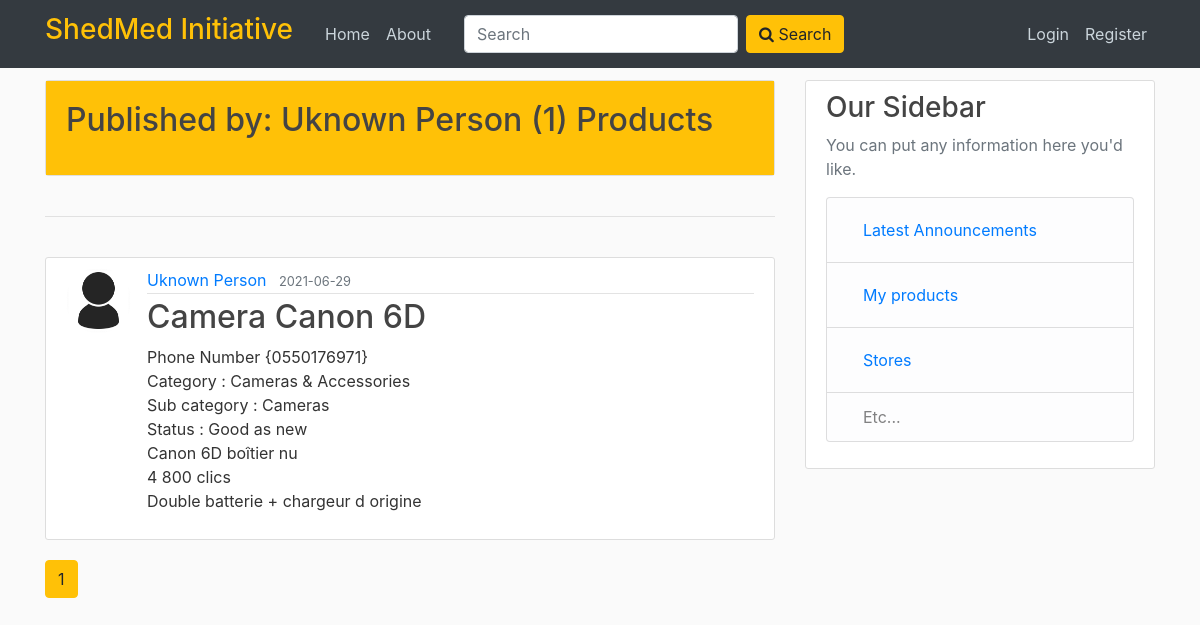
/user/Uknown Person, run on an earlier commit of the app's database.
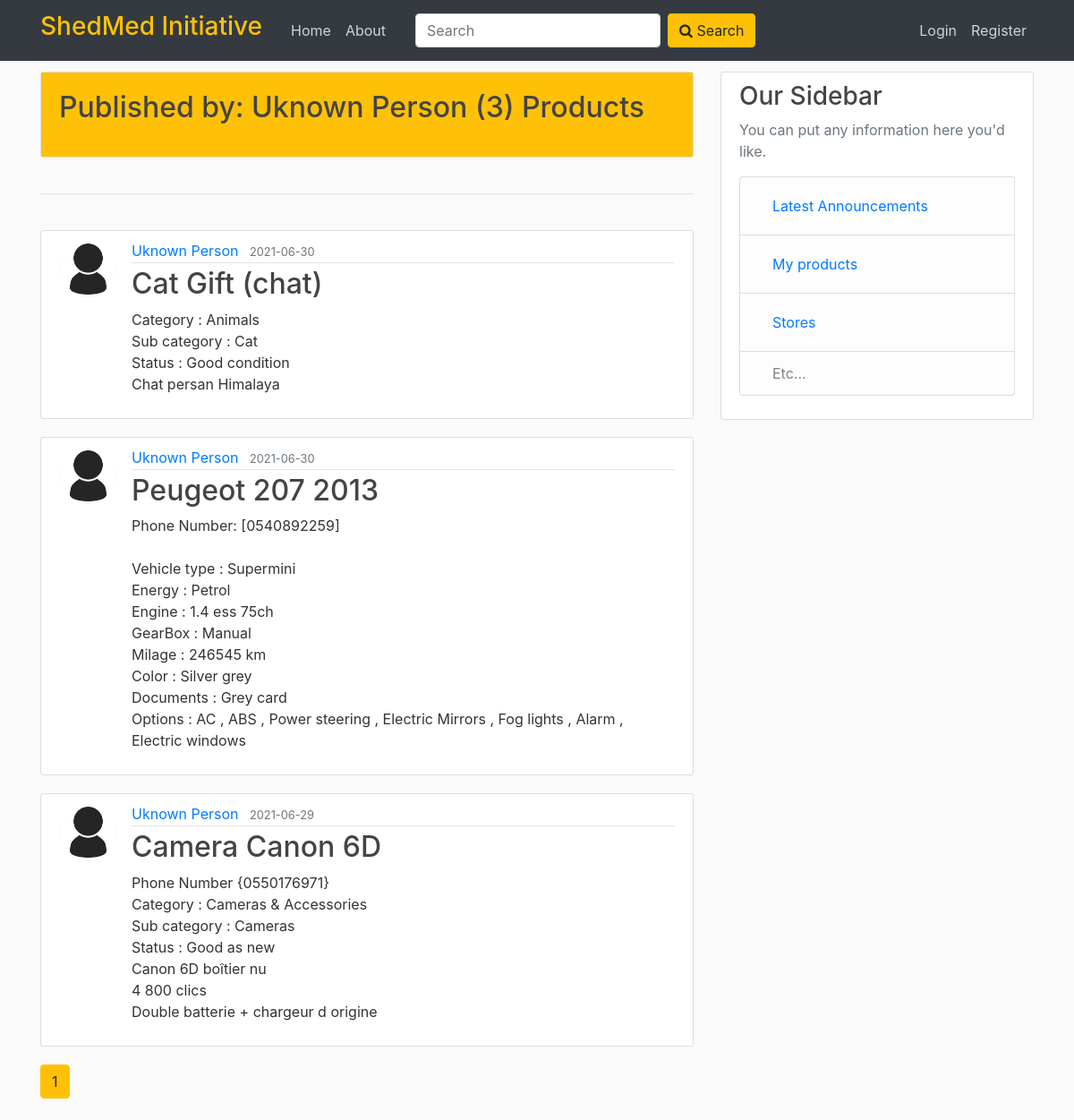
And on a later commit of the database.
### flaskblog/models.py (models this page shows, shortened)
class User(db.Model, UserMixin):
    id = db.Column(db.Integer, primary_key=True)
    username = db.Column(db.String(20), unique=True, nullable=False)
    email = db.Column(db.String(120), unique=True, nullable=False)
    image_profile = db.Column(db.String(20), nullable=False, default='defaultProfile.jpg')
    password = db.Column(db.String(60), nullable=False)
    products = db.relationship('Product', backref='owner', lazy=True)

class Product(db.Model):
    id = db.Column(db.Integer, primary_key=True)
    title = db.Column(db.String(100), nullable=False)
    date_posted = db.Column(db.DateTime, nullable=False, default=datetime.utcnow)
    content = db.Column(db.Text, nullable=False)
    user_id = db.Column(db.Integer, db.ForeignKey('user.id'), nullable=False)
    store_id = db.Column(db.Integer, db.ForeignKey('store.id'), nullable=True)
    image_product = db.Column(db.String(20), nullable=False, default='defaultProduct.jpg')
    type = db.Column(db.String, nullable=False)
    price = db.Column(db.Integer, nullable=True)  # we should give a price when we choose a product for sale
    exchangeList = db.Column(db.String,
                             nullable=True)  # we should give a list of exchange when we choose a product for exchange.

### flaskblog/routes.py (the view)
@app.route("/user/<string:username>")
def user_products(username):
    page = request.args.get('page', 1, type=int)
    user = User.query.filter_by(username=username).first_or_404()
    products = Product.query.filter_by(owner=user)\
        .order_by(Product.date_posted.desc())\
        .paginate(page=page, per_page=5)
    return render_template('user_products.html', products=products, user=user)

### flaskblog/templates/user_products.html
{% extends "layout.html" %}
{% block content %}
    <div class="card">
      <div class="card-body" style="background-color:#ffc107;">
        <h2 class="mb-3">Published by: {{ user.username }} ({{ products.total }}) Products</h2>
      </div>
    </div>
    <br>
    <hr>
    <br>
    {% for product in products.items %}
        <article class="media content-section">
          <img class="rounded-circle article-img" src="{{ url_for('static', filename='profile_pics/' + product.owner.image_profile) }}">
          <div class="media-body">
            <div class="article-metadata">
              <a class="mr-2" href="{{ url_for('user_products', username=product.owner.username) }}">{{ product.owner.username }}</a>
              <small class="text-muted">{{ product.date_posted.strftime('%Y-%m-%d') }}</small>
            </div>
            <h2><a class="article-title" href="{{ url_for('product', product_id=product.id) }}">{{ product.title }}</a></h2>
            <p class="article-content">{{ product.content }}</p>
          </div>
        </article>
    {% endfor %}
    {% for page_num in products.iter_pages(left_edge=1, right_edge=1, left_current=1, right_current=2) %}
      {% if page_num %}
        {% if products.page == page_num %}
          <a class="btn btn-warning mb-4" href="{{ url_for('user_products', username=user.username, page=page_num) }}">{{ page_num }}</a>
        {% else %}
          <a class="btn btn-outline-warning mb-4" href="{{ url_for('user_products', username=user.username, page=page_num) }}">{{ page_num }}</a>
        {% endif %}
      {% else %}
        ...
      {% endif %}
    {% endfor %}
{% endblock content %}

### flaskblog/templates/layout.html (shortened to what this page needs)
<!DOCTYPE html>
<html>
<head>
    <link rel="stylesheet" href="https://cdnjs.cloudflare.com/ajax/libs/font-awesome/4.7.0/css/font-awesome.min.css">
    <link rel="stylesheet" href="https://maxcdn.bootstrapcdn.com/bootstrap/4.0.0/css/bootstrap.min.css">
    <link rel="stylesheet" type="text/css" href="{{ url_for('static', filename='main.css') }}">
</head>
<body>
    <header class="site-header">
      <nav class="navbar navbar-expand-md navbar-dark bg-dark fixed-top">
        <div class="container">
          <a class="navbar-brand mr-4" href="/"><h3 class="yellowLogo"  >ShedMed Initiative</h3></a>
          <div class="collapse navbar-collapse" id="navbarToggle">
            <div class="navbar-nav mr-auto">
              <a class="nav-item nav-link" href="{{ url_for('home') }}">Home</a>
              <a class="nav-item nav-link" href="{{ url_for('about') }}">About</a>
              <form id="searchForm" class="form-inline">
                <input class="form-control mr-sm-2" type="search" placeholder="Search" aria-label="Search" name="search" id="search">
                <button class="btn btn-warning my-2 my-sm-0" type="submit"> <i class="fa fa-search"></i>  Search </button>
              </form>
            </div>
            <div class="navbar-nav">
              {% if current_user.is_authenticated %}
                <a class="nav-item nav-link" href="{{ url_for('new_store') }}">New Store</a>
                <a class="nav-item nav-link" href="{{ url_for('new_product') }}">New Product</a>
                <a class="nav-item nav-link" href="{{ url_for('account') }}">Account</a>
                <a class="nav-item nav-link" href="{{ url_for('logout') }}">Logout</a>
              {% else %}
                <a class="nav-item nav-link" href="{{ url_for('login') }}">Login</a>
                <a class="nav-item nav-link" href="{{ url_for('register') }}">Register</a>
              {% endif %}
            </div>
          </div>
        </div>
      </nav>
    </header>
    <main role="main" class="container">
      <div class="row">
        <div class="col-md-8">
          {% block content %}{% endblock %}
        </div>
        <div class="col-md-4">
          <div class="content-section">
            <h3>Our Sidebar</h3>
            <p class='text-muted'>You can put any information here you'd like.
              <ul class="list-group">
                <li class="list-group-item list-group-item-light"><a class="nav-item nav-link " href="{{ url_for('home') }}">Latest Announcements</a></li>
                <li class="list-group-item list-group-item-light"><a class="nav-item nav-link" href="{{ url_for('my_products') }}">My products</a></li>
                <li class="list-group-item list-group-item-light"><a class="nav-item nav-link" href="{{ url_for('stores') }}"> Stores</a></li>
                <li class="list-group-item list-group-item-light">&emsp;Etc...</li>
              </ul>
            </p>
          </div>
        </div>
      </div>
    </main>
</body>
</html>

### flaskblog/static/main.css (style rules this page uses)
body { background: #fafafa; color: #333333; margin-top: 5rem; }
h1, h2, h3, h4, h5, h6 { color: #444444; }
.site-header .navbar-nav .nav-link { color: #cbd5db; }
.content-section { background: #ffffff; padding: 10px 20px; border: 1px solid #dddddd; border-radius: 3px; margin-bottom: 20px; }
.article-title { color: #444444; }
.article-content { white-space: pre-line; }
.article-img { height: 65px; width: 65px; margin-right: 16px; }
.article-metadata { padding-bottom: 1px; margin-bottom: 4px; border-bottom: 1px solid #e3e3e3 }
#searchForm { padding-left:25px; }
.yellowLogo { color:#ffc107; }

What changed in the data, as far as the page shows it:
added Product: image_profile (placeholder picture), owner.username "Uknown Person", date_posted "2021-06-30", title "Cat Gift (chat)", content "Category : Animals Sub category : Cat Status : Good condition Chat persan Himalaya"
added Product: image_profile (placeholder picture), owner.username "Uknown Person", date_posted "2021-06-30", title "Peugeot 207 2013", content "Phone Number: [0540892259] Vehicle type : Supermini Energy : Petrol Engine : 1.4 ess 75ch GearBox : Manual Milage : 246545 km Color : Silver grey Documents : Grey card Options : AC , ABS , Power steering , Electric Mirrors , Fog lights , Alarm , Electric windows"
Also different on the page:
{{ products.total }}: "1" → "3"
